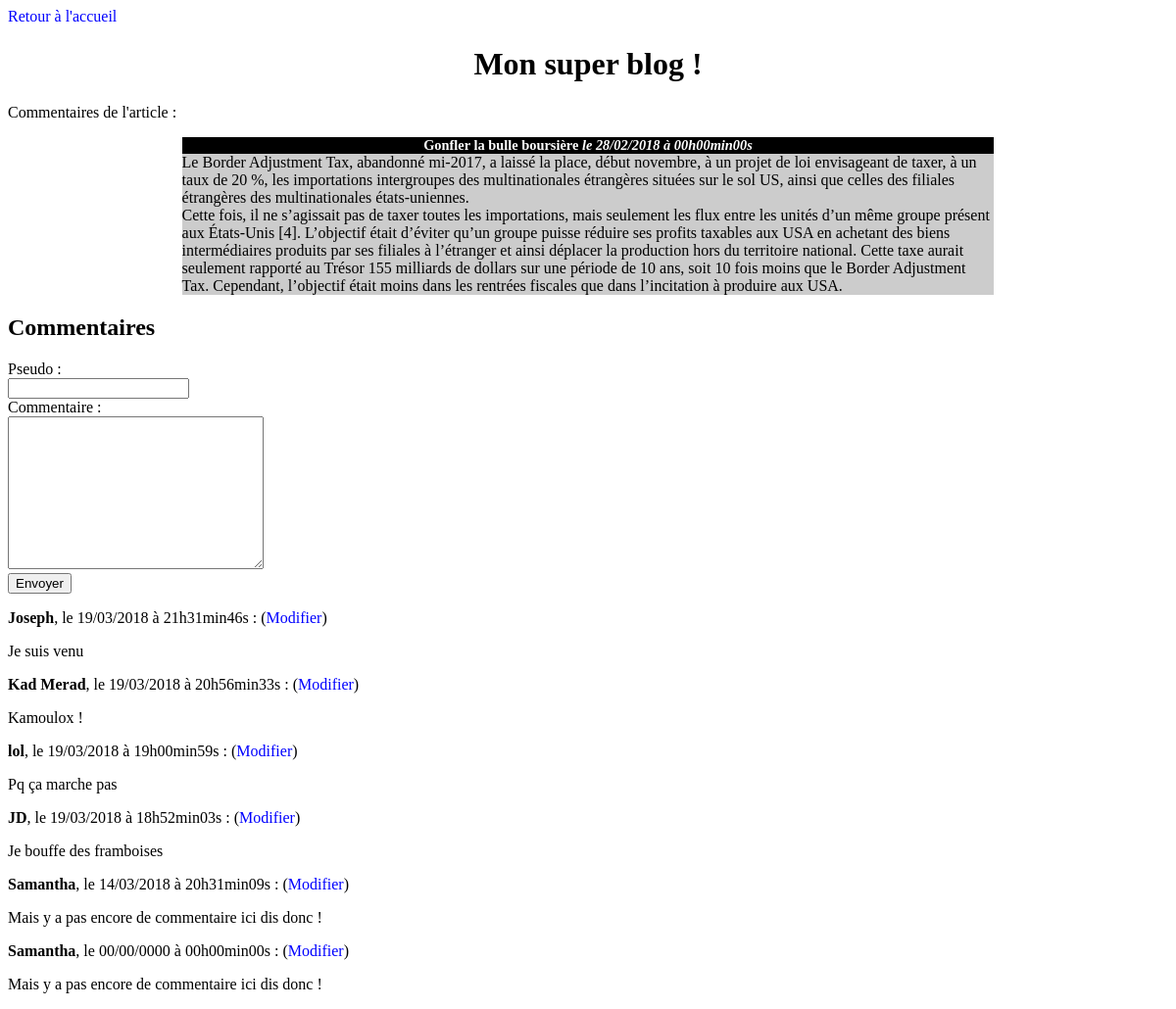
/index.php?action=comment&id=5, run on the app's committed database.
### tables this page shows
CREATE TABLE `billets` (
  `id` int(11) NOT NULL,
  `titre` varchar(255) NOT NULL,
  `contenu` text NOT NULL,
  `date_creation` datetime NOT NULL
);

CREATE TABLE `commentaires` (
  `id` int(11) NOT NULL,
  `id_billet` int(11) NOT NULL,
  `auteur` varchar(255) NOT NULL,
  `commentaire` text NOT NULL,
  `date_commentaire` datetime NOT NULL
);

### controler/frontend.php (called while the page is built, shortened)
<?php
require_once('./model/PostManager.php');
require_once('./model/CommentManager.php');
function postControler(){
	$postManager = new PostManager();
	$post = $postManager->getPost($_GET['id']);
	$commentManager = new CommentManager();
	$comments = $commentManager->getComments($_GET['id']);
	require('./view/frontend/commentsView.php');
}

### model/PostManager.php (called while the page is built, shortened)
<?php
class PostManager extends Manager{
    public function getPost($postId){
        $db = $this->connectDb();
        $req = $db->prepare('SELECT id, titre, contenu, DATE_FORMAT(date_creation, \'%d/%m/%Y à %Hh%imin%ss\') AS date_creation_fr
            FROM billets
            WHERE id = ?');
        $req->execute(array( $postId ));
        $post = $req->fetch();
        return $post;
    }
}

### model/CommentManager.php (called while the page is built, shortened)
<?php
class CommentManager extends Manager{
	public function getComments($postId){
	    $db = $this->connectDb();
	    $comments = $db->prepare('
	        SELECT id, id_billet, auteur, commentaire, DATE_FORMAT(date_commentaire, \'%d/%m/%Y à %Hh%imin%ss\') AS date_commentaire_fr
	        FROM commentaires
	        WHERE id_billet = ?
	        ORDER BY date_commentaire DESC');
	    $comments->execute(array( $postId ));
	    return $comments;
	}
}

### view/frontend/commentsView.php (the view, shortened to what this page needs)
<a href="index.php?action=accueil">Retour à l'accueil</a>
    <h1>Mon super blog !</h1>
        <p>Commentaires de l'article  :</p>
        <div class="news">
            <h3>
                <?php echo htmlspecialchars($post['titre']); ?>
                <em>le <?php echo $post['date_creation_fr']; ?></em>
            </h3>
            <p>
           	<?php  echo nl2br(htmlspecialchars($post['contenu'])); ?>
            </p>
        </div>
        <h2>Commentaires</h2>
        <form action="index.php?action=addComment&id=<?php echo $post['id'] ?>" method="post">
            <label for="auteur">Pseudo : </label><br>
            <input type="text" name="auteur"><br>
            <label for="commentaire">Commentaire : </label><br>
            <textarea name="commentaire" cols="30" rows="10"></textarea>
            <br>
            <input type="submit" value="Envoyer">
        </form>
        <?php while ($comment = $comments->fetch()) { ?>
        <p><strong><?php echo $comment['auteur'] ?></strong>, le <?php echo $comment['date_commentaire_fr']; ?> :
            (<a href="index.php?action=showSingleComment&id=<?php echo $comment['id_billet'] ?>&id_comment=<?php echo $comment['id'] ?>">Modifier</a>)</p>
        <p><?php echo $comment['commentaire'] ?></p>
        <?php
        }
require('template.php');

### public/css/style.css (style rules this page uses)
h1, h3 { text-align:center; }
h3 { background-color:black; color:white; font-size:0.9em; margin-bottom:0px; }
.news p { background-color:#CCCCCC; margin-top:0px; }
.news { width:70%; margin:auto; }
a { text-decoration: none; color: blue; }

### data on the page
billets: titre "Gonfler la bulle boursière", contenu "Le Border Adjustment Tax, abandonné mi-2017, a laissé la place, début novembre, à un projet de loi envisageant de taxer, à un taux de 20 %, les importations intergroupes des multinationales étrangères situées sur le sol US, ainsi que celles des filiales étrangères des multinationales états-uniennes. Cette fois, il ne s’agissait pas de taxer toutes les importations, mais seulement les flux entre les unités d’un même groupe présent aux États-Unis [4]. L’objectif était d’éviter qu’un groupe puisse réduire ses profits taxables aux USA en achetant des biens intermédiaires produits par ses filiales à l’étranger et ainsi déplacer la production hors du territoire national. Cette taxe aurait…"
commentaires: auteur "Joseph", date_commentaire_fr "19/03/2018 à 21h31min46s", commentaire "Je suis venu"
commentaires: auteur "Kad Merad", date_commentaire_fr "19/03/2018 à 20h56min33s", commentaire "Kamoulox !"
commentaires: auteur "lol", date_commentaire_fr "19/03/2018 à 19h00min59s", commentaire "Pq ça marche pas"
commentaires: auteur "JD", date_commentaire_fr "19/03/2018 à 18h52min03s", commentaire "Je bouffe des framboises"
commentaires: auteur "Samantha", date_commentaire_fr "14/03/2018 à 20h31min09s", commentaire "Mais y a pas encore de commentaire ici dis donc !"
commentaires: auteur "Samantha", date_commentaire_fr "00/00/0000 à 00h00min00s", commentaire "Mais y a pas encore de commentaire ici dis donc !"

### other printed values
$post['date_creation_fr'] "28/02/2018 à 00h00min00s"
